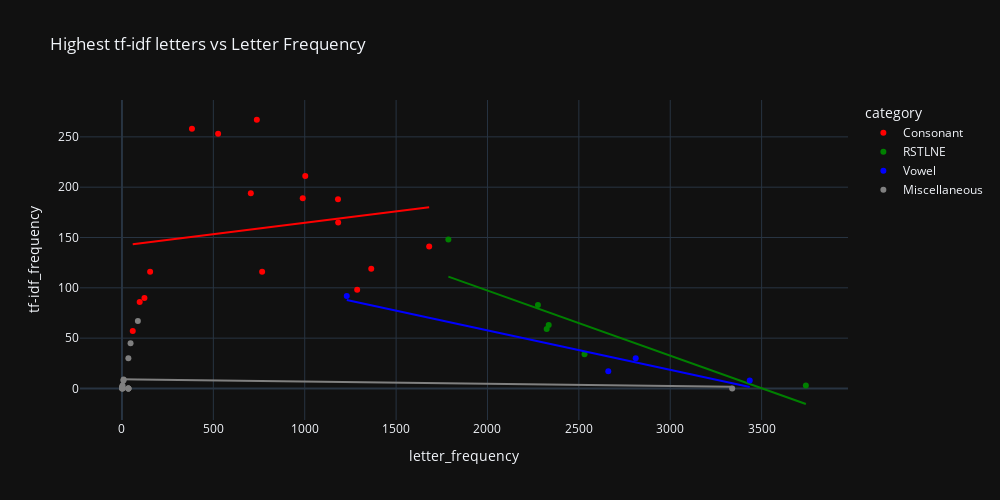

The notebook cell this image was saved under:
### Code cell
px.scatter(tfidf_and_frequency, x='letter_frequency', y='tf-idf_frequency', 
           hover_name=tfidf_and_frequency.index, 
           width=1000, height=500, 
           color='category', 
           color_discrete_map= mapping,
           title='Highest tf-idf letters vs Letter Frequency',
           trendline='ols',
           )

### Figure 1 — Plotly figure (JSON) as saved in the notebook; plotly's stock layout.template omitted (floating-point values rounded to 4 significant figures)
{"data": [{"hovertemplate": "<b>%{hovertext}</b><br><br>category=Consonant<br>letter_frequency=%{x}<br>tf-idf_frequency=%{y}<extra></extra>", "hovertext": ["F", "V", "W", "B", "K", "M", "P", "G", "C", "D", "Y", "J", "H", "Z", "X", "Q"], "legendgroup": "Consonant", "marker": {"color": "red", "symbol": "circle"}, "mode": "markers", "name": "Consonant", "orientation": "v", "showlegend": true, "x": [738, 383, 526, 1003, 705, 989, 1182, 1183, 1681, 1364, 767, 154, 1287, 123, 97, 59], "xaxis": "x", "y": [267.0, 258.0, 253.0, 211.0, 194.0, 189.0, 188.0, 165.0, 141.0, 119.0, 116.0, 116.0, 98.0, 90.0, 86.0, 57.0], "yaxis": "y", "type": "scatter"}, {"hovertemplate": "<b>OLS trendline</b><br>tf-idf_frequency = 0.0226148 * letter_frequency + 141.948<br>R<sup>2</sup>=0.030008<br><br>category=Consonant<br>letter_frequency=%{x}<br>tf-idf_frequency=%{y} <b>(trend)</b><extra></extra>", "legendgroup": "Consonant", "marker": {"color": "red", "symbol": "circle"}, "mode": "lines", "name": "Consonant", "showlegend": false, "x": [59, 97, 123, 154, 383, 526, 705, 738, 767, 989, 1003, 1182, 1183, 1287, 1364, 1681], "xaxis": "x", "y": [143.3, 144.1, 144.7, 145.4, 150.6, 153.8, 157.9, 158.6, 159.3, 164.3, 164.6, 168.7, 168.7, 171.1, 172.8, 180.0], "yaxis": "y", "type": "scatter"}, {"hovertemplate": "<b>%{hovertext}</b><br><br>category=RSTLNE<br>letter_frequency=%{x}<br>tf-idf_frequency=%{y}<extra></extra>", "hovertext": ["L", "T", "N", "S", "R", "E"], "legendgroup": "RSTLNE", "marker": {"color": "green", "symbol": "circle"}, "mode": "markers", "name": "RSTLNE", "orientation": "v", "showlegend": true, "x": [1786, 2276, 2335, 2324, 2531, 3742], "xaxis": "x", "y": [148.0, 83.0, 63.0, 59.0, 34.0, 3.0], "yaxis": "y", "type": "scatter"}, {"hovertemplate": "<b>OLS trendline</b><br>tf-idf_frequency = -0.0647053 * letter_frequency + 226.699<br>R<sup>2</sup>=0.750583<br><br>category=RSTLNE<br>letter_frequency=%{x}<br>tf-idf_frequency=%{y} <b>(trend)</b><extra></extra>", "legendgroup": "RSTLNE", "marker": {"color": "green", "symbol": "circle"}, "mode": "lines", "name": "RSTLNE", "showlegend": false, "x": [1786, 2276, 2324, 2335, 2531, 3742], "xaxis": "x", "y": [111.1, 79.43, 76.32, 75.61, 62.93, -15.43], "yaxis": "y", "type": "scatter"}, {"hovertemplate": "<b>%{hovertext}</b><br><br>category=Vowel<br>letter_frequency=%{x}<br>tf-idf_frequency=%{y}<extra></extra>", "hovertext": ["U", "O", "I", "A"], "legendgroup": "Vowel", "marker": {"color": "blue", "symbol": "circle"}, "mode": "markers", "name": "Vowel", "orientation": "v", "showlegend": true, "x": [1230, 2811, 2661, 3435], "xaxis": "x", "y": [92.0, 30.0, 17.0, 8.0], "yaxis": "y", "type": "scatter"}, {"hovertemplate": "<b>OLS trendline</b><br>tf-idf_frequency = -0.0392802 * letter_frequency + 136.296<br>R<sup>2</sup>=0.931560<br><br>category=Vowel<br>letter_frequency=%{x}<br>tf-idf_frequency=%{y} <b>(trend)</b><extra></extra>", "legendgroup": "Vowel", "marker": {"color": "blue", "symbol": "circle"}, "mode": "lines", "name": "Vowel", "showlegend": false, "x": [1230, 2661, 2811, 3435], "xaxis": "x", "y": [87.98, 31.77, 25.88, 1.368], "yaxis": "y", "type": "scatter"}, {"hovertemplate": "<b>%{hovertext}</b><br><br>category=Miscellaneous<br>letter_frequency=%{x}<br>tf-idf_frequency=%{y}<extra></extra>", "hovertext": ["-", "'", "&", "!", ".", "?", "\"", "2", "`", "n", "s", " ", "a", "m", "p", ";", "e", "i", "g"], "legendgroup": "Miscellaneous", "marker": {"color": "gray", "symbol": "circle"}, "mode": "markers", "name": "Miscellaneous", "orientation": "v", "showlegend": true, "x": [87, 47, 35, 9, 8, 3, 1, 1, 1, 3, 1, 3339, 35, 35, 35, 35, 1, 2, 2], "xaxis": "x", "y": [67.0, 45.0, 30.0, 9.0, 8.0, 3.0, 1.0, 1.0, 1.0, 1.0, 1.0, 0.0, 0.0, 0.0, 0.0, 0.0, 0.0, 0.0, 0.0], "yaxis": "y", "type": "scatter"}, {"hovertemplate": "<b>OLS trendline</b><br>tf-idf_frequency = -0.00221869 * letter_frequency + 9.2192<br>R<sup>2</sup>=0.008428<br><br>category=Miscellaneous<br>letter_frequency=%{x}<br>tf-idf_frequency=%{y} <b>(trend)</b><extra></extra>", "legendgroup": "Miscellaneous", "marker": {"color": "gray", "symbol": "circle"}, "mode": "lines", "name": "Miscellaneous", "showlegend": false, "x": [1, 1, 1, 1, 1, 2, 2, 3, 3, 8, 9, 35, 35, 35, 35, 35, 47, 87, 3339], "xaxis": "x", "y": [9.217, 9.217, 9.217, 9.217, 9.217, 9.215, 9.215, 9.213, 9.213, 9.201, 9.199, 9.142, 9.142, 9.142, 9.142, 9.142, 9.115, 9.026, 1.811], "yaxis": "y", "type": "scatter"}], "layout": {"xaxis": {"anchor": "y", "domain": [0.0, 1.0], "title": {"text": "letter_frequency"}}, "yaxis": {"anchor": "x", "domain": [0.0, 1.0], "title": {"text": "tf-idf_frequency"}}, "legend": {"title": {"text": "category"}, "tracegroupgap": 0}, "title": {"text": "Highest tf-idf letters vs Letter Frequency"}, "height": 500, "width": 1000}}
